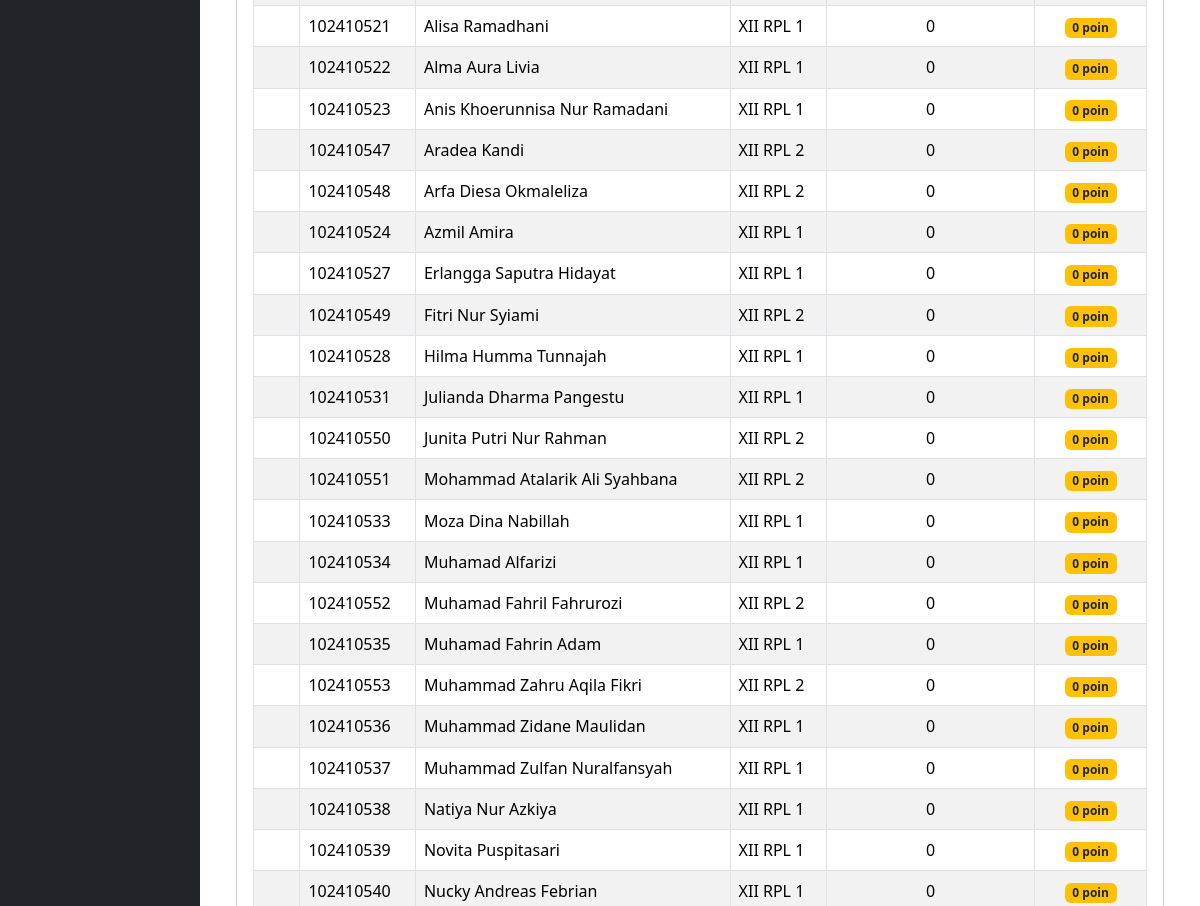
The app's page /rekap_poin.php (signed in, middle part), older data.
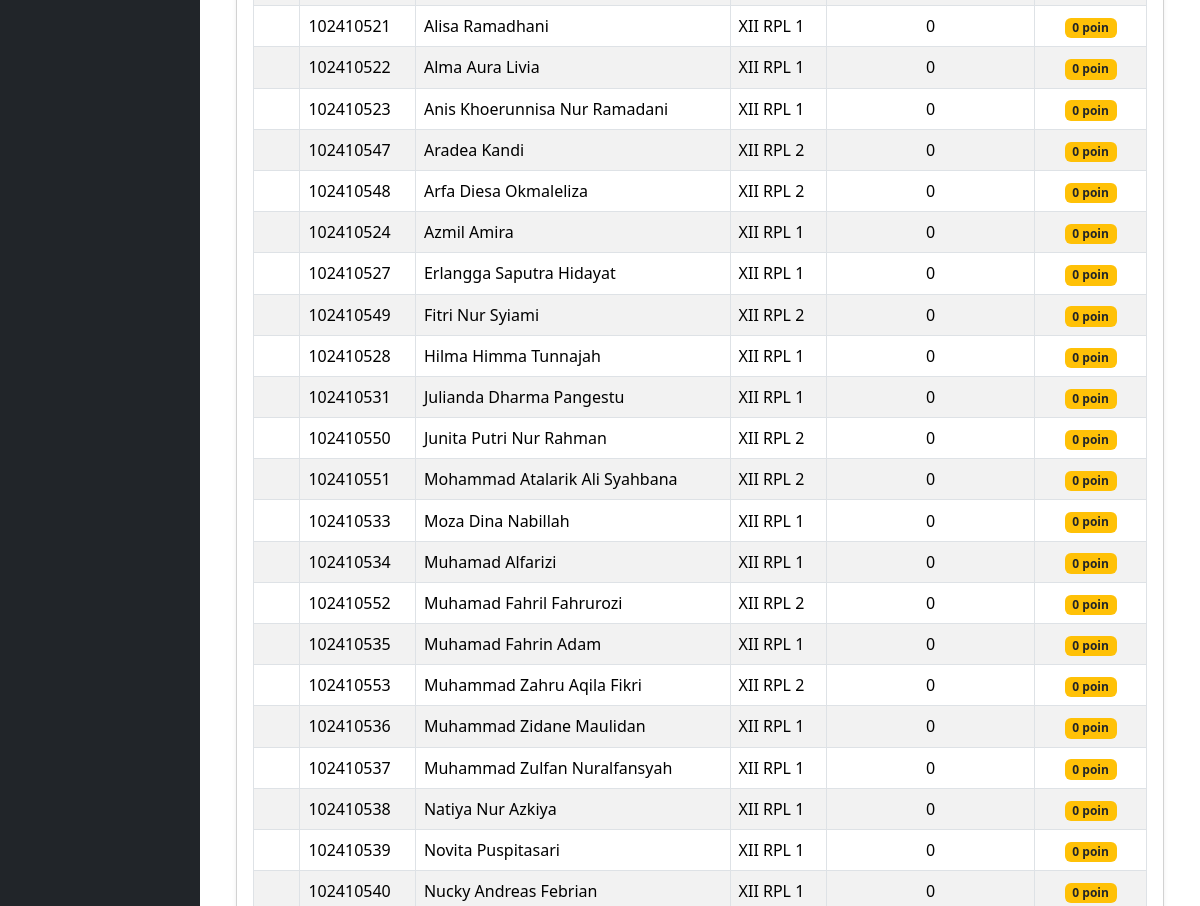
The same page, newer data.
### tables this page shows
CREATE TABLE `t_siswa` (
  `id` int(11) NOT NULL,
  `nis` varchar(10) DEFAULT NULL,
  `nisn` varchar(10) NOT NULL,
  `nama` varchar(150) DEFAULT NULL,
  `jenis_kelamin` char(1) NOT NULL,
  `tanggal_lahir` date NOT NULL,
  `alamat` text NOT NULL,
  `status_aktif` tinyint(1) NOT NULL,
  `created_at` timestamp NOT NULL DEFAULT current_timestamp(),
  `updated_at` timestamp NOT NULL DEFAULT current_timestamp()
);

### rekap_poin.php (the view, shortened to what this page needs)
<?php
include 'config/koneksi.php';
$sql = "SELECT
            s.id AS siswa_id,
            s.nis,
            s.nama AS nama_siswa,
            COALESCE(k.nama, '-') AS nama_kelas,
            COALESCE(p.total_poin, 0) AS total_poin,
            COALESCE(p.jumlah_pelanggaran, 0) AS jumlah_pelanggaran
        FROM t_siswa s
        LEFT JOIN (
            SELECT
                siswa_id,
                SUM(poin) AS total_poin,
                COUNT(*) AS jumlah_pelanggaran
            FROM t_pelanggaran_siswa
            GROUP BY siswa_id
        ) p ON p.siswa_id = s.id
        LEFT JOIN (
            SELECT
                siswa_id,
                MAX(kelas_id) AS kelas_id
            FROM t_kelas_siswa
            WHERE status_aktif = 1
            GROUP BY siswa_id
        ) ks ON ks.siswa_id = s.id
        LEFT JOIN t_kelas k ON k.id = ks.kelas_id
        WHERE 1=1";
$sql .= " ORDER BY total_poin DESC, s.nama ASC";
$query_rekap = mysqli_query($koneksi, $sql);
$data_rekap = [];
while ($data = mysqli_fetch_assoc($query_rekap)) {
    $data_rekap[] = $data;
}
?>
<!DOCTYPE html>
<html lang="id">
<head>
    <link href="https://cdn.jsdelivr.net/npm/bootstrap@5.3.8/dist/css/bootstrap.min.css"
          rel="stylesheet">
    <link href="https://cdn.datatables.net/2.3.4/css/dataTables.bootstrap5.min.css"
          rel="stylesheet">
</head>
<body>
<div class="container-fluid">
    <div class="row">
        <?php include 'layout/sidebar.php'; ?>
        <main class="col-md-9 col-lg-10 p-4">
            <div class="container-fluid">
                <div class="card shadow-sm">
                    <div class="card-body">
                        <div class="table-responsive">
                            <table id="tabelRekap"
                                   class="table table-striped table-bordered table-hover align-middle w-100">
                                <tbody>
                                    <?php foreach ($data_rekap as $data) { ?>
                                        <tr>
                                            <td></td>
                                            <td>
                                                <?= htmlspecialchars($data['nis'] ?? '-'); ?>
                                            </td>
                                            <td>
                                                <?= htmlspecialchars($data['nama_siswa'] ?? '-'); ?>
                                            </td>
                                            <td>
                                                <?= htmlspecialchars($data['nama_kelas'] ?? '-'); ?>
                                            </td>
                                            <td class="text-center">
                                                <?= (int) $data['jumlah_pelanggaran']; ?>
                                            </td>
                                            <td class="text-center">
                                                <span class="badge bg-warning text-dark">
                                                    <?= (int) $data['total_poin']; ?> poin
                                                </span>
                                            </td>
                                        </tr>
                                    <?php } ?>
                                </tbody>
                            </table>
                        </div>
                    </div>
                </div>
            </div>
        </main>
    </div>
</div>
</body>
</html>

Row changes from the older to the newer data that the page shows:
changed t_siswa: nama "Hilma Humma Tunnajah" → "Hilma Himma Tunnajah"
